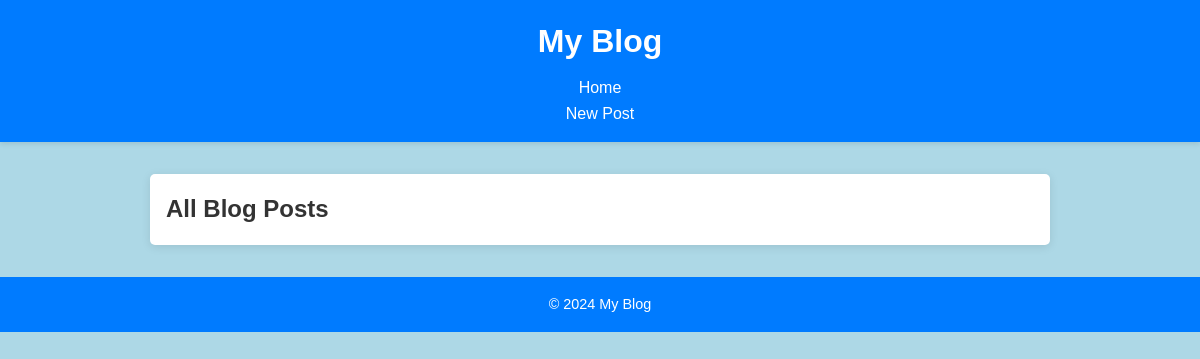
Before: / with the older database file.
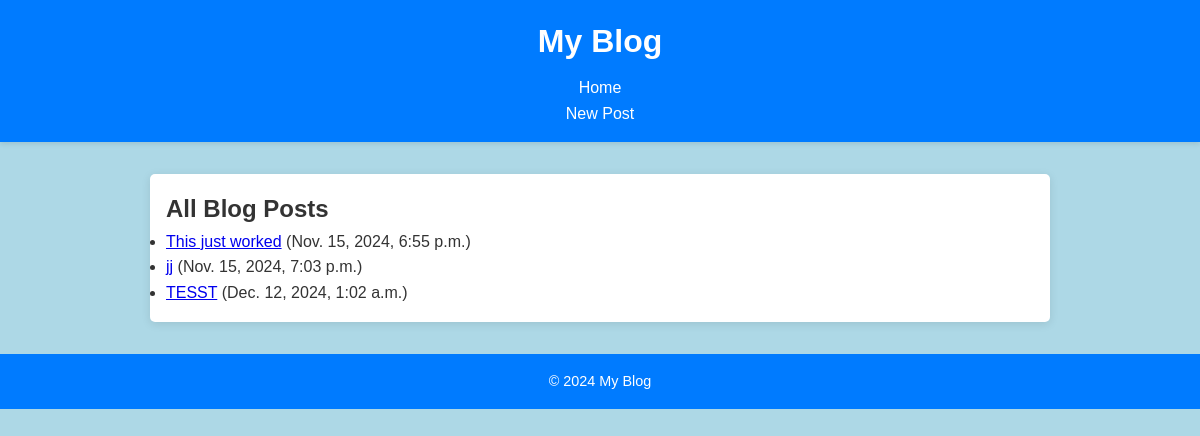
After: the same page with the newer database file.
### blog/models.py (models this page shows)
class BlogPost(models.Model):
    title = models.CharField(max_length=200)
    content = models.TextField()
    created_at = models.DateTimeField(auto_now_add=True)
    updated_at = models.DateTimeField(auto_now=True)

### blog/views.py (the view)
# urls.py: path('', views.post_list, name='post_list'),
def post_list(request):
    posts = BlogPost.objects.all()
    return render(request, 'blog/post_list.html', {'posts': posts})

### blog/templates/blog/post_list.html
{% extends 'blog/index.html' %}
{% block content %}
    <h2>All Blog Posts</h2>
    <ul>
        {% for post in posts %}
            <li>
                <a href="{% url 'post_detail' id=post.id %}">{{ post.title }}</a>
                ({{ post.created_at }})
            </li>
        {% endfor %}
    </ul>
{% endblock %}

### blog/templates/blog/index.html (shortened to what this page needs)
{% load static %}
<!DOCTYPE html>
<html lang="en">
<head>
    <link rel="stylesheet" href="{% static 'blog/styles.css' %}">
</head>
<body>
    <header>
        <h1>My Blog</h1>
        <nav>
            <ul>
                <li><a href="{% url 'post_list' %}">Home</a></li>
                <li><a href="{% url 'post_create' %}">New Post</a></li>
            </ul>
        </nav>
    </header>
    <main>
        {% block content %}{% endblock %}
    </main>
    <footer>
        <p>&copy; 2024 My Blog</p>
    </footer>
</body>
</html>

### blog/static/blog/styles.css (style rules this page uses)
* { margin: 0; padding: 0; box-sizing: border-box; }
body { font-family: 'Arial', sans-serif; line-height: 1.6; background-color: #f9f9f9; color: #333; margin: 0; padding: 0; }
header { background-color: #007BFF; color: #fff; padding: 1rem 0; text-align: center; box-shadow: 0 2px 5px rgba(0, 0, 0, 0.1); }
header h1 { font-size: 2rem; font-weight: bold; }
header nav { margin-top: 0.5rem; }
header nav a { color: #fff; text-decoration: none; margin: 0 1rem; font-size: 1rem; }
main { max-width: 900px; margin: 2rem auto; padding: 1rem; background-color: #fff; border-radius: 5px; box-shadow: 0 2px 10px rgba(0, 0, 0, 0.1); }
footer { text-align: center; padding: 1rem 0; background-color: #007BFF; color: #fff; margin-top: 2rem; font-size: 0.9rem; }

### blog/templates/blog/index.html (style rules this page uses)
body { background-color: lightblue; }

Changed rows visible on the page:
added BlogPost: title "This just worked", created_at "Nov. 15, 2024, 6:55 p.m."
added BlogPost: title "jj", created_at "Nov. 15, 2024, 7:03 p.m."
added BlogPost: title "TESST", created_at "Dec. 12, 2024, 1:02 a.m."
